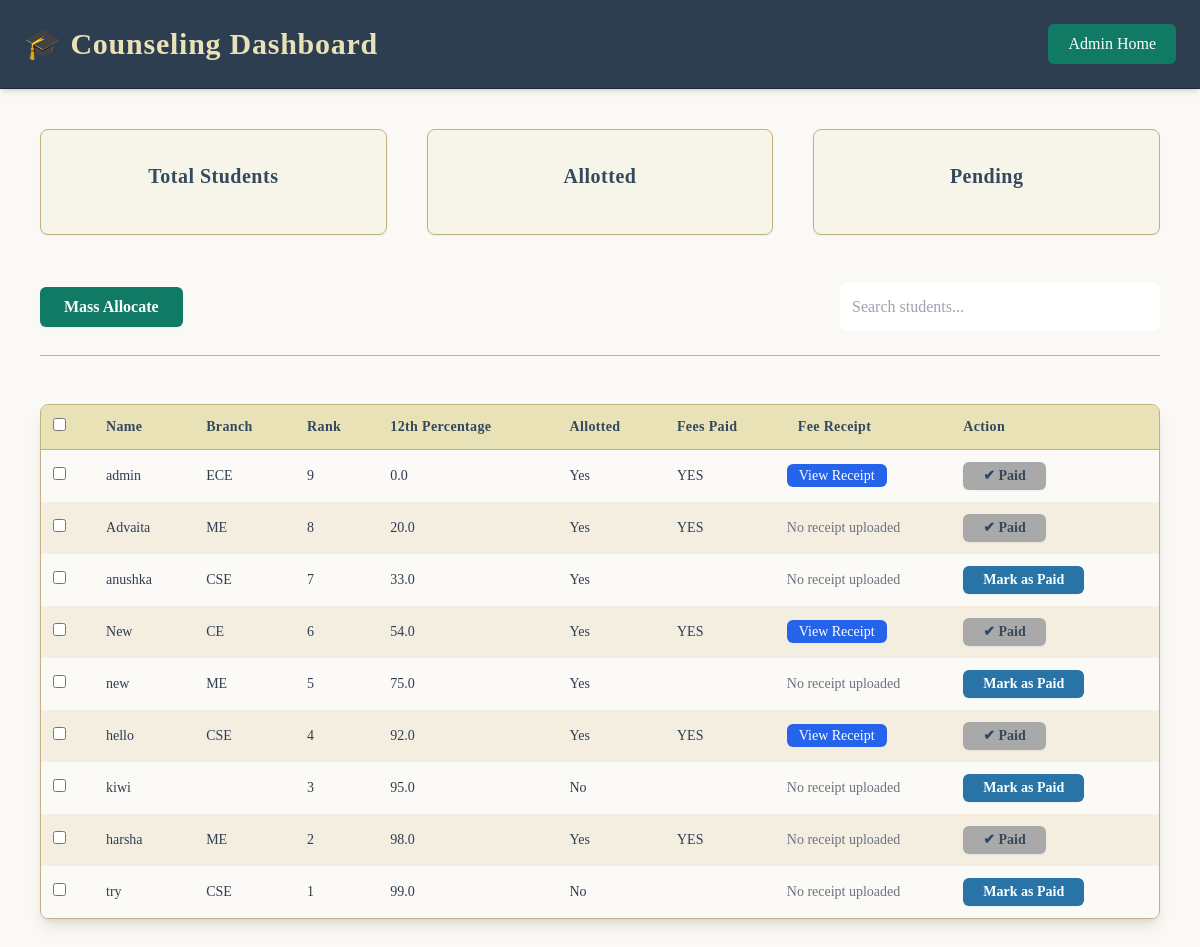
Before: /admin-temp/admin_student_panel/ with the older database file.
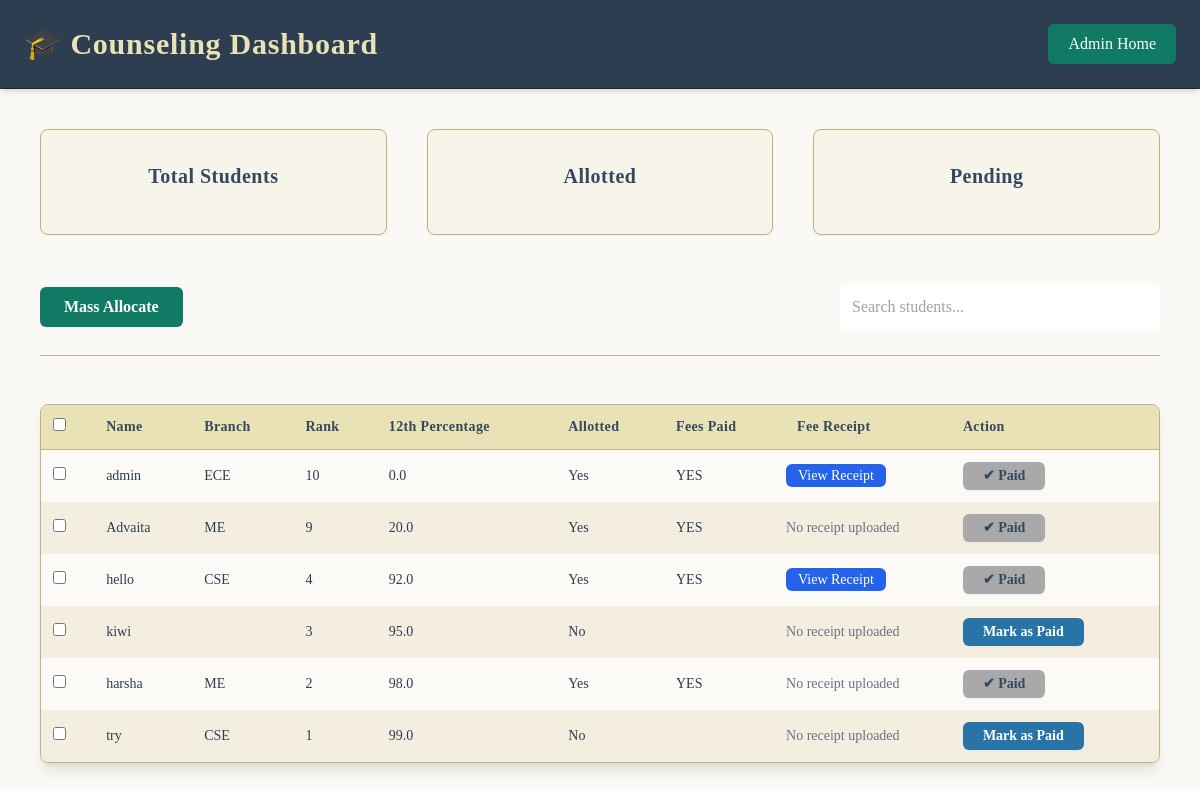
After: the same page with the newer database file.
### home/models.py (models this page shows, shortened)
class StudentDetail(models.Model):
    COURSE_CHOISE=[
        ('','NOT CHOSEN'),
        ('MCA','MCA'),
        ('BCA','BCA'),
        ('B-TECH','B-TECH'),
    ]
    ALLOTTED_BRANCH= [
                        ('', 'Waiting'),
                        ('CSE', 'Computer Science'),
                        ('ECE', 'Electronics'),
                        ('ME', 'Mechanical'),
                        ('CE', 'Civil'),
                      ]
    FEE_PAID=[('','Waiting'),
                ('NO','NO'),
                ('YES','YES'),
                ('COMMING','COMMING'),]
    IS_ALLOTTED=[('','Waiting'),
                ('NO','NO'),
                ('YES','YES'),
                ('COMMING','COMMING'),
    ]
    user = models.OneToOneField('CustomUser', on_delete=models.CASCADE)
    name = models.CharField(max_length=150,blank=True, null=True)
    phone = models.CharField(max_length=15,blank=True, null=True)
    email = models.EmailField(unique=True,blank=True, null=True)
    father_name=models.CharField(max_length=100)
    mother_name=models.CharField(max_length=100)
    adhar_no=models.CharField(max_length=15)
    address = models.TextField()
    dob = models.DateField()
    math_10 = models.IntegerField(validators=[MinValueValidator(0), MaxValueValidator(100)])
    science_10 = models.IntegerField(validators=[MinValueValidator(0), MaxValueValidator(100)])
    english_10 = models.IntegerField(validators=[MinValueValidator(0), MaxValueValidator(100)])
    hindi_10 = models.IntegerField(validators=[MinValueValidator(0), MaxValueValidator(100)])
    Percentage_10 = models.FloatField(validators=[MinValueValidator(0.0), MaxValueValidator(100.0)],
                                   default=0.0)
    physics_12 = models.IntegerField(validators=[MinValueValidator(0), MaxValueValidator(100)])
    chemistry_12 = models.IntegerField(validators=[MinValueValidator(0), MaxValueValidator(100)])
    math_12 = models.IntegerField(validators=[MinValueValidator(0), MaxValueValidator(100)])
    Percentage_12 = models.FloatField(validators=[MinValueValidator(0.0), MaxValueValidator(100.0)],
                                   default=0.0)
    course_opted = models.CharField(
        max_length=50,
        choices=COURSE_CHOISE,
        blank=True,
        default='',
        verbose_name="Course Opted"
    )
    branch_1 = models.CharField(max_length=50)
    branch_2 = models.CharField(max_length=50)
    fee_receipt = models.ImageField(
        upload_to="fee_receipts/",   # folder inside MEDIA_ROOT
        blank=True,
        null=True,
        verbose_name="Fee Receipt"
    )
    rank = models.PositiveIntegerField(null=True, blank=True)
    is_allotted = models.CharField(
        max_length=50,
        choices=IS_ALLOTTED,
        blank=True,
        default='',
        verbose_name="Is Allotted"
    )
    allotted_branch = models.CharField(
        max_length=50,
        choices=ALLOTTED_BRANCH,
        blank=True,
        default='',
        verbose_name="Allotted Branch"
    )
    fee_paid = models.CharField(max_length=50,
        choices=FEE_PAID,
        blank=True,
        default='',
        verbose_name="Fee Paid"
    )

class CustomUser(AbstractUser):
    is_student = models.BooleanField(default=False)

### home/views.py (the view)
# urls.py: path('admin-temp/admin_student_panel/', views.admin_panel, name='admin_student_panel'),
def admin_panel(request):
    search_query = request.GET.get('search', '')
    branch_filter = request.GET.get('branch', '')
    students = StudentDetail.objects.all().order_by('-rank')
    if search_query:
        students = students.filter(name__icontains=search_query)  # adjust field names
    if branch_filter:
        students = students.filter(allotted_branch=branch_filter)
    return render(request, 'admin-temp/admin_dashboard.html', {
        'students': students
    })

### templates/admin-temp/admin_dashboard.html (shortened to what the changed rows need)
{% load static %}
<!DOCTYPE html>
<html lang="en" class="bg-[#FAF9F6] text-slate-900 font-serif min-h-screen">
  <head>
    <script src="https://cdn.tailwindcss.com"></script>
  </head>
  <body class="bg-[#FAF9F6] text-slate-900 antialiased">
    <header
      class="bg-[#2C3E50] shadow-md p-6 flex justify-between items-center sticky top-0 z-50 border-b border-[#1F2A38] text-[#EAE2B7]"
    >
      <h1 class="text-3xl font-semibold tracking-wide">
        🎓 Counseling Dashboard
      </h1>
    </header>
    <main class="p-10 max-w-7xl mx-auto space-y-12">
      <section class="grid grid-cols-1 md:grid-cols-3 gap-10">
        <div
          class="bg-[#F7F4EA] border border-[#C2B280] rounded-lg p-8 text-center shadow-sm hover:shadow-md transition-shadow duration-300"
        >
          <h2 class="text-xl font-semibold mb-3 tracking-wide text-[#34495E]">
            Total Students
          </h2>
        </div>
        <div
          class="bg-[#F7F4EA] border border-[#C2B280] rounded-lg p-8 text-center shadow-sm hover:shadow-md transition-shadow duration-300"
        >
          <h2 class="text-xl font-semibold mb-3 tracking-wide text-[#34495E]">
            Allotted
          </h2>
        </div>
        <div
          class="bg-[#F7F4EA] border border-[#C2B280] rounded-lg p-8 text-center shadow-sm hover:shadow-md transition-shadow duration-300"
        >
          <h2 class="text-xl font-semibold mb-3 tracking-wide text-[#34495E]">
            Pending
          </h2>
        </div>
      </section>
      <section
        class="overflow-x-auto rounded-lg shadow-lg border border-[#C2B280] bg-[#FEFDFC]"
      >
        <table class="min-w-full text-sm border-collapse">
          <thead class="bg-[#EAE2B7] border-b border-[#C2B280]">
            <tr>
              <th class="p-3 text-left">
                <input
                  type="checkbox"
                  id="selectAll"
                  class="cursor-pointer"
                  aria-label="Select all students"
                />
              </th>
              <th
                class="p-3 text-left font-semibold tracking-wide text-[#34495E]"
              >
                Name
              </th>
              <th
                class="p-3 text-left font-semibold tracking-wide text-[#34495E]"
              >
                Branch
              </th>
              <th
                class="p-3 text-left font-semibold tracking-wide text-[#34495E]"
              >
                Rank
              </th>
              <th
                class="p-3 text-left font-semibold tracking-wide text-[#34495E]"
              >
                12th Percentage
              </th>
              <th
                class="p-3 text-left font-semibold tracking-wide text-[#34495E]"
              >
                Allotted
              </th>
              <th
                class="p-3 text-left font-semibold tracking-wide text-[#34495E]"
              >
                Fees Paid
              </th>
              <th
                class="p-3 text-left font-semibold tracking-wide text-[#34495E]"
              >
                Fee Receipt
              </th>
              <th
                class="p-3 text-left font-semibold tracking-wide text-[#34495E]"
              >
                Action
              </th>
            </tr>
          </thead>
          <tbody id="studentTable">
            {% for student in students %}
            <tr
              class="odd:bg-[#FCFAF6] even:bg-[#F4EEE1] hover:bg-[#D6EAF8] transition-colors duration-200"
            >
              <td class="p-3">
                <input
                  type="checkbox"
                  class="selectRow cursor-pointer"
                  value="{{ student.id }}"
                  aria-label="Select student {{ student.user.username }}"
                />
              </td>
              <td class="p-3 font-medium text-[#2C3E50]">
                {{ student.user.username }}
              </td>
              <td class="p-3 text-[#2C3E50]">{{ student.allotted_branch }}</td>
              <td class="p-3 text-[#2C3E50]">{{ student.rank }}</td>
              <td class="p-3 text-[#2C3E50]">{{ student.Percentage_12 }}</td>
              <td class="p-3 text-[#2C3E50]">
                {{ student.is_allotted|yesno:"Yes,No" }}
              </td>
              <td class="p-3 text-[#2C3E50]">{{ student.fee_paid }}</td>
              <td>
                {% if student.fee_receipt %}
                <a
                  href="{{ student.fee_receipt.url }}"
                  target="_blank"
                  class="bg-blue-600 text-white px-3 py-1 rounded-md"
                >
                  View Receipt
                </a>
                {% else %}
                <span class="text-gray-500">No receipt uploaded</span>
                {% endif %}
              </td>
              <td class="p-3 whitespace-nowrap">
                {% if student.fee_paid != "YES" %}
                <form
                  method="POST"
                  action="{% url 'mark_fees_paid' student.id %}"
                >
                  <button
                    type="submit"
                    class="bg-[#2874A6] hover:bg-[#1B4F72] focus:outline-none focus:ring-2 focus:ring-offset-1 focus:ring-[#4D90FE] text-white font-semibold px-5 py-1 rounded-md shadow-sm transition duration-200"
                  >
                    Mark as Paid
                  </button>
                </form>
                {% else %}
                <button
                  type="button"
                  disabled
                  class="bg-[#A9A9A9] text-[#34495E] px-5 py-1 rounded-md cursor-not-allowed font-semibold shadow-sm"
                >
                  ✔ Paid
                </button>
                {% endif %}
              </td>
            </tr>
            {% endfor %}
          </tbody>
        </table>
      </section>
    </main>
  </body>
</html>

Changed rows visible on the page:
removed StudentDetail: user.username "anushka", allotted_branch "CSE", rank "7", Percentage_12 "33.0", is_allotted "Yes", fee_receipt "No receipt uploaded", fee_paid "Mark as Paid"
removed StudentDetail: user.username "New", allotted_branch "CE", rank "6", Percentage_12 "54.0", is_allotted "Yes", fee_paid "YES", shows "✔ Paid"
removed StudentDetail: user.username "new", allotted_branch "ME", rank "5", Percentage_12 "75.0", is_allotted "Yes", fee_receipt "No receipt uploaded", fee_paid "Mark as Paid"
changed StudentDetail "ECE": rank "9" → "10"
changed StudentDetail "Advaita": rank "8" → "9"
